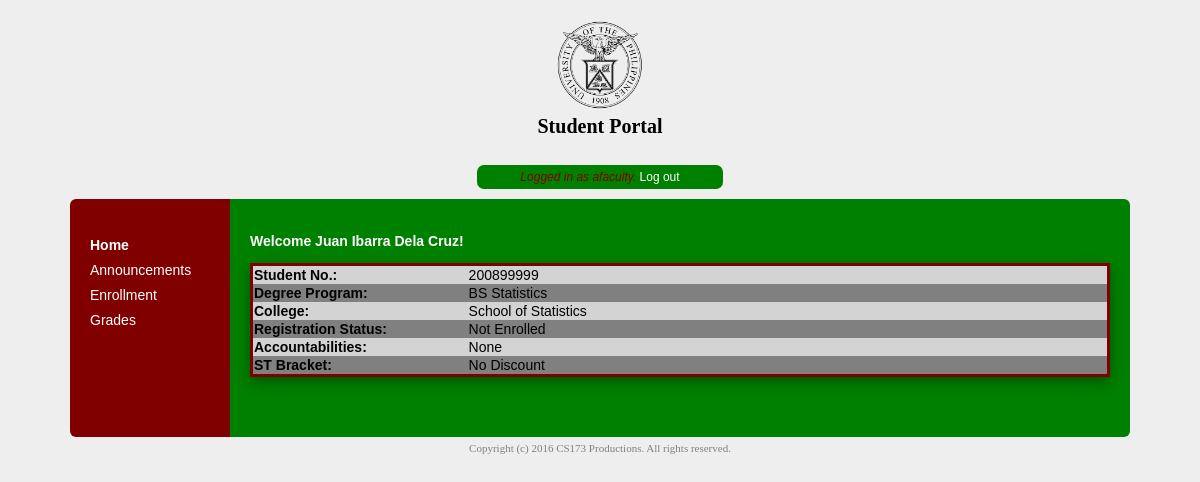
Page /home.php (signed in) on the committed database.
### tables this page shows
CREATE TABLE `user_info` (
  `id` int(255) NOT NULL,
  `username` varchar(100) NOT NULL,
  `firstname` varchar(100) NOT NULL,
  `middlename` varchar(100) NOT NULL,
  `lastname` varchar(100) NOT NULL,
  `studentnumber` int(9) NOT NULL,
  `bracket` char(1) NOT NULL,
  `degreeprog` varchar(100) NOT NULL,
  `college` varchar(100) NOT NULL,
  `is_student` tinyint(1) NOT NULL,
  `is_enrolled` tinyint(1) NOT NULL,
  `approved` tinyint(1) NOT NULL
);

### home.php (the view, shortened to what this page needs)
<?php
	$db = mysqli_connect("localhost", "root", "cs173ggez", "student_is");
	if(!isset($_SESSION["userlogin"])) {
		header("location: login.php");
	}
	else {
		$current_user = $_SESSION["userlogin"];
	}
	$sql = "SELECT * FROM user_info WHERE username = '$current_user'";
	$result = mysqli_query($db,$sql);
	$row = mysqli_fetch_array($result,MYSQLI_ASSOC);
	$firstname = $row['firstname'];
	$middlename = $row['middlename'];
	$lastname = $row['lastname'];
	$studentnumber = $row['studentnumber'];
	$bracket = $row['bracket'];
	$degreeprog = $row['degreeprog'];
	$college = $row['college'];
	$is_enrolled = $row['is_enrolled'];
?>
<!DOCTYPE html>
<html>
<head>
  <link rel="stylesheet" type="text/css" href="pagestyles.css">
</head>
<body>
	<div id="wrapper">
		<div id="head2">
			<h1>
				<img src="uplogo.png" width="90" height="90">
				<br>Student Portal
			</h1>
		</div>
		<div id="userstat">
			<?php echo "<i>Logged in as $current_user.</i>"?>
			<a href="?action=logout">Log out</a>
		</div>
		<div id="defaultpage">
			<nav>
				<div id="bar">
				<ul>
					<li><b><a href="home.php">Home</a></b></li>
					<li><a href="announcements.php">Announcements</a></li>
					<li><a href="enlist.php">Enrollment</a></li>
					<li><a href="grades.php">Grades</a></li>
				</ul>
				</div>
			</nav>
			<article>
				<div id="homepage">
					<?php echo "<p><b>Welcome $firstname $middlename $lastname!</b></p>"; ?>
					<table class="accountstatus">
						<tr>
							<th>Student No.:</th>
							<?php echo "<td>$studentnumber</td>" ?>
						</tr>
						<tr>
							<th>Degree Program:</th>
							<?php echo "<td>$degreeprog</td>" ?>
						</tr>
						<tr>
							<th>College:</th>
							<?php echo "<td>$college</td>" ?>
						</tr>
						<tr>
							<th>Registration Status:</th>
							<?php
							if($is_enrolled == 1) echo "<td>Finalized</td>";
							else if($is_enrolled == 2) echo "<td>Assessed</td>";
							else if($is_enrolled == 3) echo "<td>Enrolled</td>";
							else echo "<td>Not Enrolled</td>"; ?>
						</tr>
						<tr>
							<th>Accountabilities:</th>
							<td>None</td>
						</tr>
						<tr>
							<th>ST Bracket:</th>
							<?php
							if(!strcmp($bracket,"A")) echo "<td>No Discount</td>";
							else if(!strcmp($bracket, "B")) echo "<td>Partial Discount - 33%</td>";
							else if(!strcmp($bracket, "C")) echo "<td>Partial Discount - 60%</td>";
							else if(!strcmp($bracket, "D")) echo "<td>Partial Discount - 80%</td>";
							else if(!strcmp($bracket, "E")) echo "<td>Full Discount</td>"; ?>
						</tr>
					</table>
				</div>
			</article>
		</div>
		<div id="footer">
			Copyright (c) 2016 CS173 Productions. All rights reserved.
		</div>
	</div>
</body>
</html>

### pagestyles.css (style rules this page uses)
body { background-color: #eee; }
h1 { color: black; font-family: serif; font-size: 20px; }
p { color: white; }
nav { float: left; max-width: 160px; margin: 0; padding: 0; }
a:link { color: white; text-decoration: none; }
nav ul { list-style-type: none; padding: 0; }
nav ul a { text-decoration: none; color: white; }
article { margin-left: 0px; padding: 0; }
table { color: white; width: 80%; }
table.accountstatus { border: 3px solid; border-color: maroon; box-shadow: 0 4px 8px 0 rgba(0, 0, 0, 0.2), 0 6px 20px 0 rgba(0, 0, 0, 0.19); border-collapse: collapse; width: 860px; }
table.accountstatus tr:nth-child(even) { background-color: grey; color: black; }
table.accountstatus tr:nth-child(odd) { background-color: lightgrey; color: black; }
table.accountstatus th { text-align: left; width: 200px; }
table.accountstatus td { text-align: left; width: 600px; }
#wrapper { min-height: 100%; position: relative; }
#userstat { text-align: center; color: maroon; font-family: Helvetica, Arial; font-size: 12px; background: green; padding: 5px; border-radius: 7px; margin: 10px auto; width: 20%; }
#defaultpage { display: -webkit-flex; display: -ms-flexbox; display: flex; align-items: stretch; align-content: center; justify-content: center; flex-shrink: 0; min-width: 0; min-height: 0; }
#homepage { border-radius: 0px 6px 6px 0px; background: green; padding: 20px; width: 860px; font-family: Helvetica, Arial; font-size: 14px; height: 100%; flex: 1 100%; }
#bar { border-radius: 6px 0px 0px 6px; background: maroon; padding: 20px; width: 120px; line-height: 25px; font-family: Helvetica, Arial; font-size: 14px; flex: 1 100%; height: 100%; }
#head2 { margin: 20px auto; text-align: center; color: black; height: 125px; }
#footer { margin: 35px auto; text-align: center; color: grey; font-family: serif; font-size: 11px; height: 5px; padding: 10px; }

### rows in the picture
user_info: firstname "Juan", middlename "Ibarra", lastname "Dela Cruz", studentnumber "200899999", degreeprog "BS Statistics", college "School of Statistics"

### other values in the picture
$current_user "afaculty"
